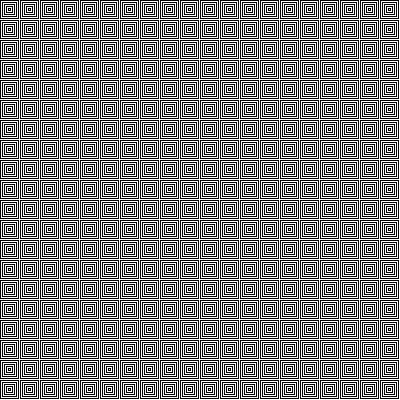
Frame 1 (no input)
Frame 60 (the mouse pressed at the canvas centre just before this capture): identical to frame 1, image omitted
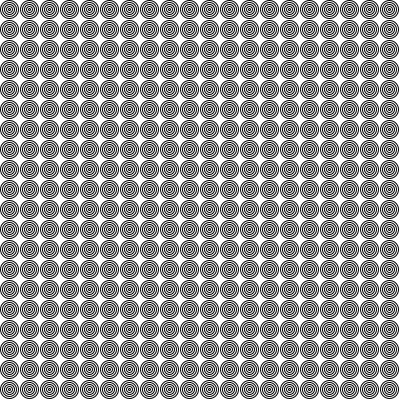
Frame 120 (the mouse held since frame 60 and released just before this capture)

The Processing sketch that drew these frames (run headless with seeded random() and noise(); from frame 60 on, the mouse is pressed at the canvas centre):

// Processing sketch: repetir
// ── repetir.pde
// ejemplo by renatolrr

void setup() {
  size(400, 400);
}
 
void draw() {
  float n = (mouseX+mouseY)/2;
  println(n);
  background(255);
  rectMode(CENTER);
  for(int y = 9; y < height; y += 20){
    for(int x = 9; x < width; x += 20){
      for(int d = 18; d > 0; d -= 4){
        if(((x < n) || ( y < n))||(x > width-n) || ( y > height-n)) {
          ellipse(x, y, d, d);
        }else{
          rect(x, y, d, d);
        }
      } 
    }   
  } 
}
